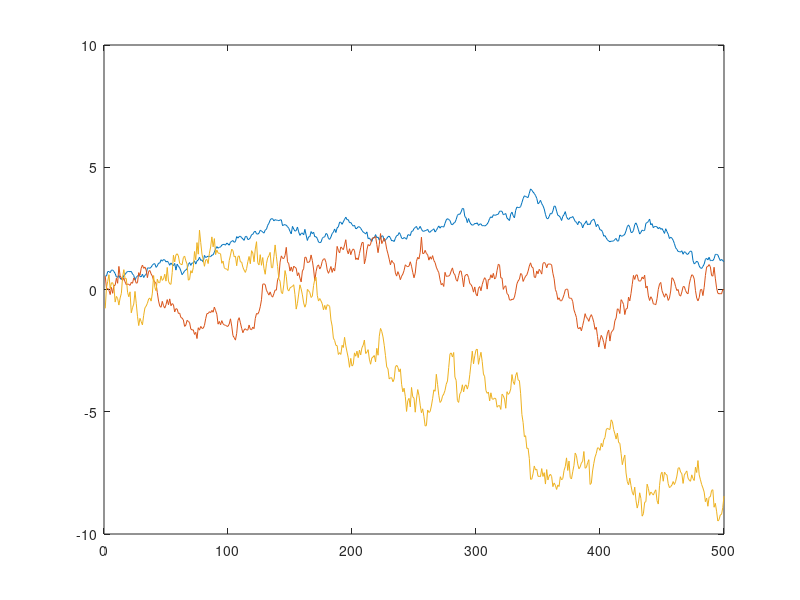

MATLAB code for this plot:
function fsolvetest

H = 0.1*...
    [   -1     2       3
        4       -5     6
        7       8       -9];

C = -diag([1 2 3]);
Npoints = 500;

x = randn(3,Npoints);
u = randn(3,Npoints);

HC = [H C];
xu = [x;u];

dxdt = HC*xu;

dt = 0.1;

for n=2:Npoints
    %dxdt = H*x(:,n) + C*u(:,n);
    dxdt(:,n) = HC *xu(:,n);
    x(:,n) = x(:,n-1) + dxdt(:,n)*dt;
end

plot(x')


HC2 = dxdt * pinv(xu)

%HC0 = zeros(size(HC));
%HC2 = fsolve(@mysys, HC0)

return


function dxdt = mysys(HC)

residual = norm(dxdt - HC*xu);


return
